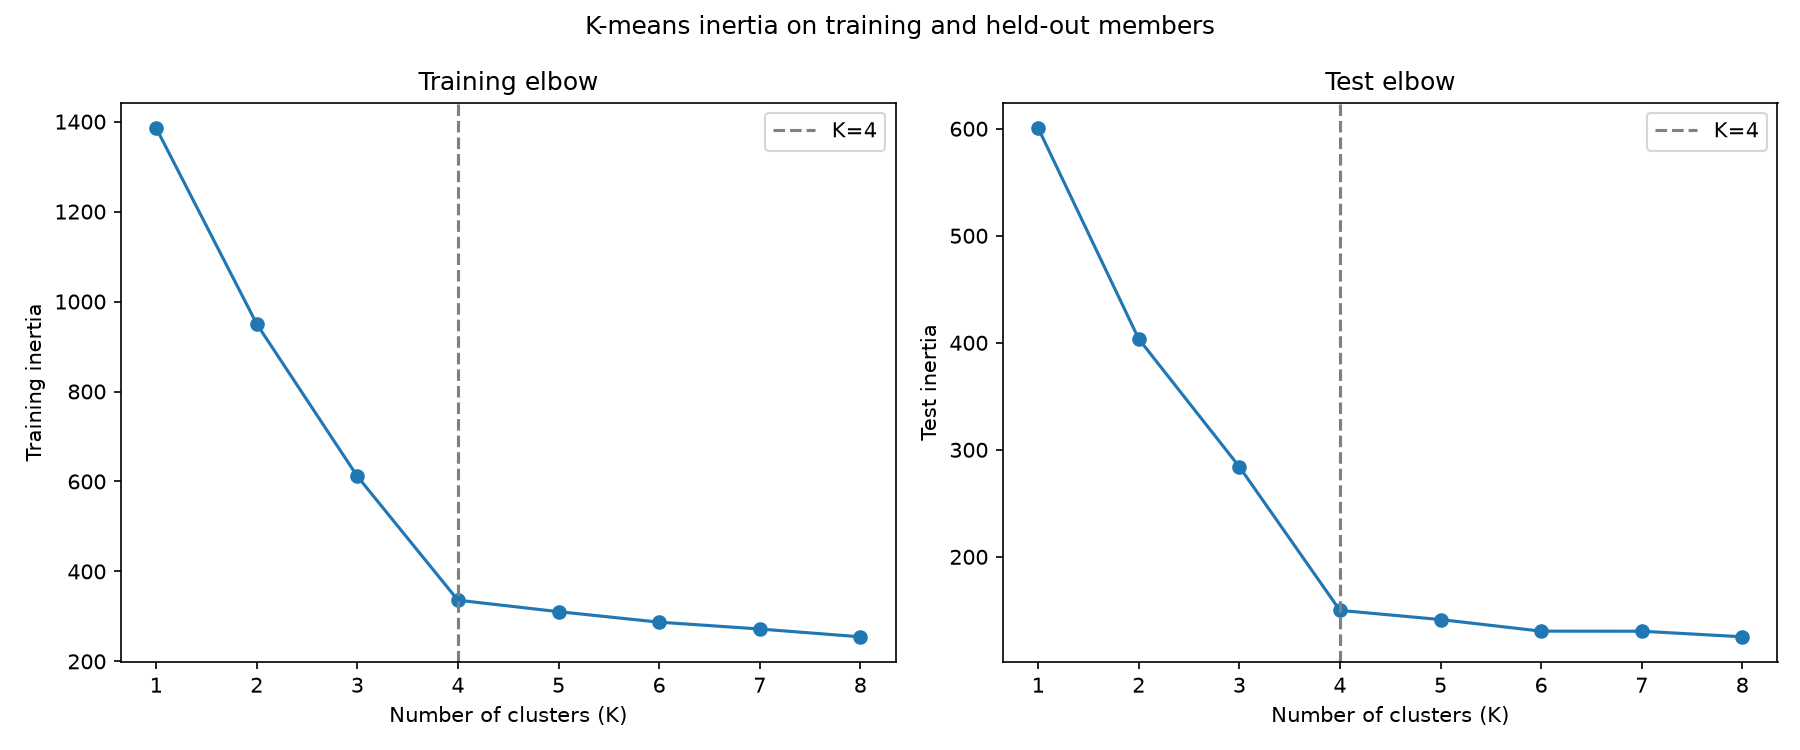

Here is the Python script that generated this plot:
"""Compare training and test inertia for K-means fit on the training set only."""

from pathlib import Path

import matplotlib

matplotlib.use("Agg")
import matplotlib.pyplot as plt
import numpy as np
from sklearn.cluster import KMeans

from prepare_data import load_scaled_features

OUTPUT_PATH = Path(__file__).resolve().parent / "train_test_elbow.png"
K_VALUES = range(1, 9)


def test_inertia(model, test_scaled):
    """Total squared distance from test rows to the nearest training centroid."""
    labels = model.predict(test_scaled)
    nearest_centers = model.cluster_centers_[labels]
    distances = test_scaled.to_numpy() - nearest_centers
    return float(np.sum(distances**2))


def main():
    train_scaled, test_scaled = load_scaled_features()

    train_inertias = []
    test_inertias = []
    for k in K_VALUES:
        model = KMeans(n_clusters=k, random_state=42, n_init=10)
        model.fit(train_scaled)
        train_inertias.append(model.inertia_)
        test_inertias.append(test_inertia(model, test_scaled))

    print("Inertia by K (models fit on training data only):")
    for k, train_value, test_value in zip(K_VALUES, train_inertias, test_inertias):
        print(f"K={k}: training={train_value:.2f}, test={test_value:.2f}")

    test_by_k = dict(zip(K_VALUES, test_inertias))
    print(f"\nTest inertia at K=1: {test_by_k[1]:.2f}")
    print(f"Test inertia at K=4: {test_by_k[4]:.2f}")

    fig, axes = plt.subplots(1, 2, figsize=(12, 5))
    panels = (
        (axes[0], train_inertias, "Training inertia", "Training elbow"),
        (axes[1], test_inertias, "Test inertia", "Test elbow"),
    )
    for axis, values, ylabel, title in panels:
        axis.plot(list(K_VALUES), values, marker="o")
        axis.axvline(4, linestyle="--", color="gray", label="K=4")
        axis.set_xlabel("Number of clusters (K)")
        axis.set_ylabel(ylabel)
        axis.set_title(title)
        axis.set_xticks(list(K_VALUES))
        axis.legend()

    fig.suptitle("K-means inertia on training and held-out members")
    fig.tight_layout()
    fig.savefig(OUTPUT_PATH, dpi=150)
    plt.close(fig)
    print(f"Saved comparison to {OUTPUT_PATH.name}")


if __name__ == "__main__":
    main()
